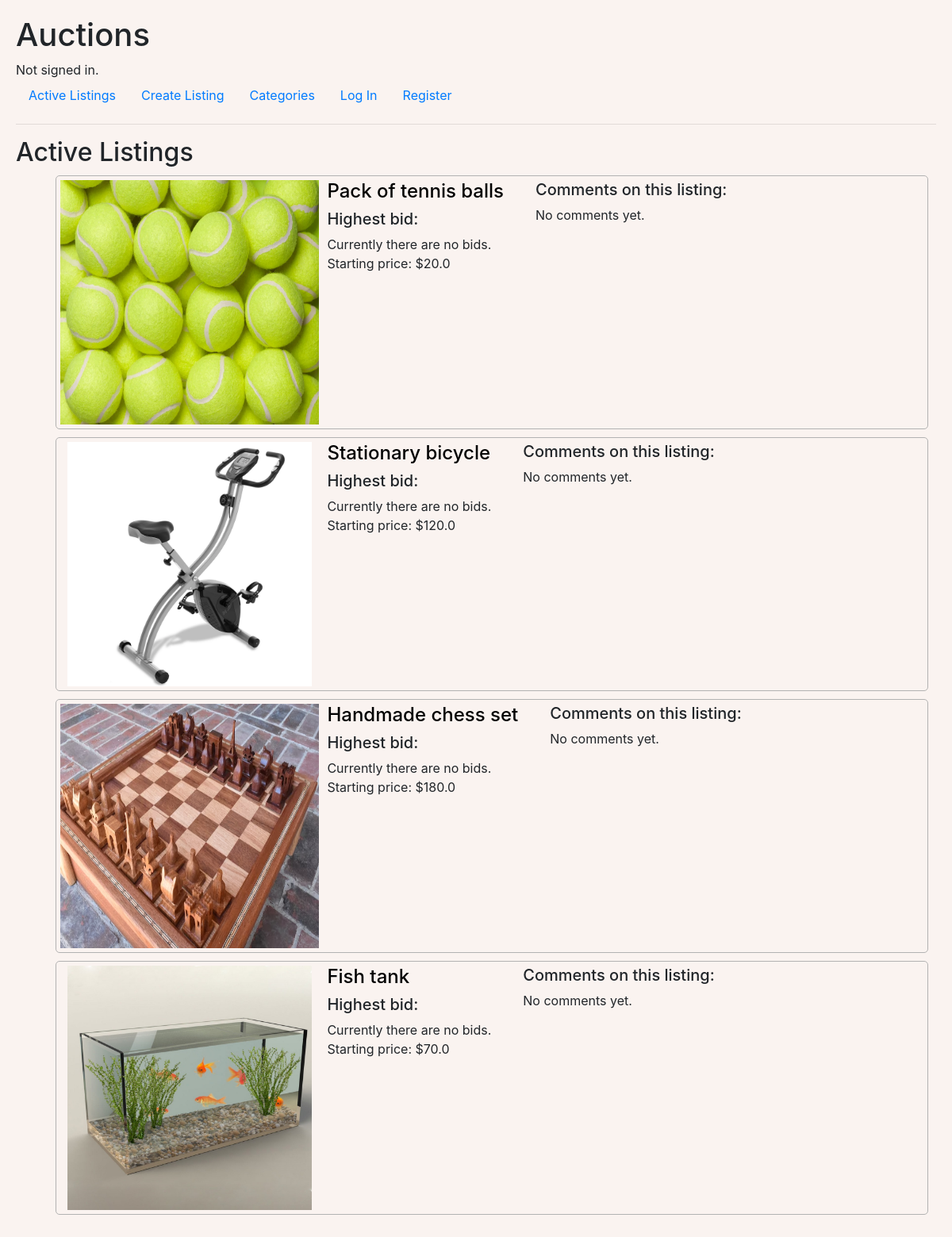
The app's page /, older data.
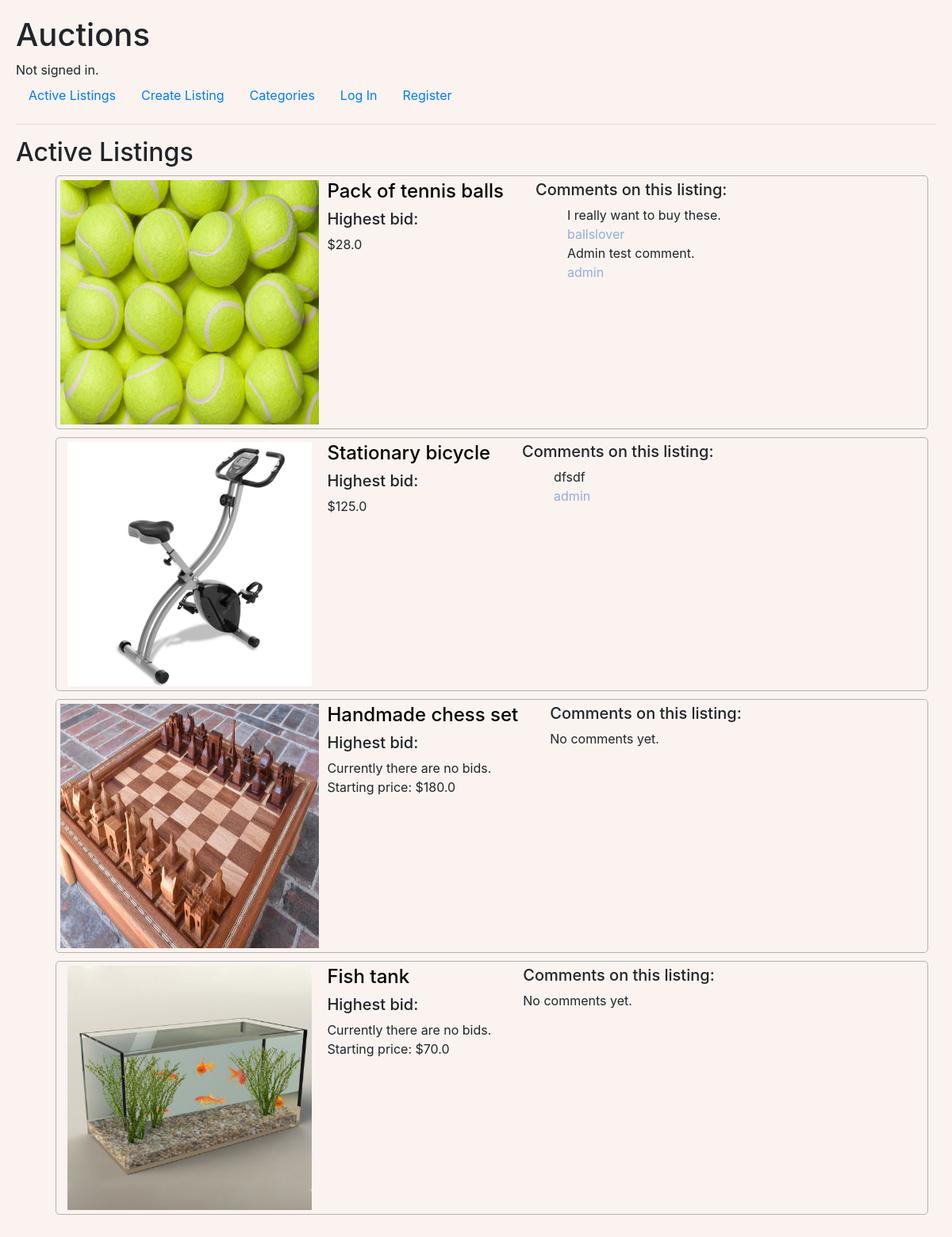
The same page, newer data.
### auctions/models.py (models this page shows, shortened)
class Listing(models.Model):
    active = models.BooleanField(default=True)
    bid_step = models.FloatField(default=0.1)
    category = models.ForeignKey(
        Category, on_delete=models.CASCADE, related_name="listings", blank=True, null=True)
    description = models.TextField(max_length=300)
    photo = models.ImageField(
        upload_to="listing-images", blank=True, null=True)
    price = models.FloatField()
    pub_date = models.DateTimeField("date published")
    title = models.CharField(max_length=20)
    user = models.ForeignKey(
        User, on_delete=models.CASCADE, related_name="listings")
    winner = models.ForeignKey(
        User, on_delete=models.CASCADE, related_name="won_listings", blank=True, null=True)

class Bid(models.Model):
    date = models.DateTimeField("date of bid")
    listing = models.ForeignKey(
        Listing, on_delete=models.CASCADE, related_name="bids", blank=True, null=True)
    user = models.ForeignKey(
        User, on_delete=models.CASCADE, related_name="bids")
    value = models.FloatField()
    def __str__(self):
        return f"${self.value}"

class Comment(models.Model):
    date = models.DateTimeField("date of comment")
    listing = models.ForeignKey(
        Listing, on_delete=models.CASCADE, related_name="comments", blank=True, null=True)
    text = models.CharField(max_length=120)
    user = models.ForeignKey(
        User, on_delete=models.CASCADE, related_name="comments")

class User(AbstractUser):
    pass

### auctions/views.py (the view, shortened to what this page needs)
# urls.py: path("", views.index, name="index"),
def index(request):
    return render(request, "auctions/index.html", {
        "listings": Listing.objects.filter(active=True).all()
    })

### auctions/templates/auctions/index.html
{% extends "auctions/layout.html" %}
{% load static %}
{% block body %}
<h2>Active Listings</h2>
<div id="main-container">
    <ul>
        {% for listing in listings %}
        <div id="listing-container">
            <div>
                <a href="{% url 'listing' listing_id=listing.id %}">
                    {% if listing.photo %}
                    <img src="{{ listing.photo.url }}" alt="{{ listing.title }}">
                    {% else %}
                    <img src="{% static 'images/image.png' %}" alt="{{ listing.title }}">
                    {% endif %}
                </a>
            </div>
            <li>
                <div id="listing-details">
                    <div>
                        <h4>
                            <a href="{% url 'listing' listing_id=listing.id %}">
                                {{ listing.title }}
                            </a>
                        </h4>
                        <h5>Highest bid:</h5>
                        {% if listing.bids.all.exists %}
                        {{ listing.bids.all|dictsortreversed:"value"|first }}
                        {% else %}
                        <div>Currently there are no bids.</div>
                        <div>
                            Starting price: ${{ listing.price }}
                        </div>
                        {% endif %}
                    </div>
                    <div>
                        <h5>Comments on this listing:</h5>
                        {% if listing.comments.all.exists %}
                        <ul>
                            {% for comment in listing.comments.all %}
                            <li>
                                <div>
                                    <div>
                                        {{ comment.text }}
                                    </div>
                                    <div>
                                        <a href="{% url 'user' comment.user.username %}">{{ comment.user }}</a>
                                    </div>
                                </div>
                            </li>
                            {% endfor %}
                        </ul>
                        {% else %}
                        <div>No comments yet.</div>
                        {% endif %}
                    </div>
                </div>
            </li>
        </div>
        {% endfor %}
    </ul>
</div>
{% endblock %}

### auctions/templates/auctions/layout.html (shortened to what this page needs)
{% load static %}
<!DOCTYPE html>
<html lang="en">
<head>
    <link rel="stylesheet" href="https://stackpath.bootstrapcdn.com/bootstrap/4.4.1/css/bootstrap.min.css"
>
    <link href="{% static 'auctions/styles.css' %}" rel="stylesheet">
</head>
<body>
    <h1>Auctions</h1>
    <div>
        {% if user.is_authenticated %}
        Signed in as <strong>{{ user.username }}</strong>.
        {% else %}
        Not signed in.
        {% endif %}
    </div>
    <ul class="nav">
        <li class="nav-item">
            <a class="nav-link" href="{% url 'index' %}">Active Listings</a>
        </li>
        <li class="nav-item">
            <a class="nav-link" href="{% url 'new-listing' %}">Create Listing</a>
        </li>
        <li class="nav-item">
            <a class="nav-link" href="{% url 'categories' %}">Categories</a>
        </li>
        {% if user.is_authenticated %}
        <li class="nav-item">
            <a class="nav-link" href="{% url 'watchlist' %}">Watchlist</a>
        </li>
        <li class="nav-item">
            <a class="nav-link" href="{% url 'user' user.username %}">My profile</a>
        </li>
        <li class="nav-item">
            <a class="nav-link" href="{% url 'logout' %}">Log Out</a>
        </li>
        {% else %}
        <li class="nav-item">
            <a class="nav-link" href="{% url 'login' %}">Log In</a>
        </li>
        <li class="nav-item">
            <a class="nav-link" href="{% url 'register' %}">Register</a>
        </li>
        {% endif %}
    </ul>
    <hr>
    {% block body %}
    {% endblock %}
</body>
</html>

### auctions/static/auctions/styles.css (style rules this page uses)
body { padding: 20px; background-color: #FAF3F0; }
#listing-container { border: 1px solid #B2B2B2; border-radius: 5px; display: flex; height: 40vh; margin: 10px; padding: 5px; }
#listing-container>div { display: flex; justify-content: center; margin-right: 10px; width: 30%; }
#listing-container li { list-style: none; }
#listing-container a { display: inherit; }
#listing-container img { width: 100%; }
#listing-details { display: flex; }
#listing-details a { color: black; }
#listing-details ul a { color: #94ADD7; }
#listing-details>div { margin-right: 40px; }

Row changes from the older to the newer data that the page shows:
shown differently, row unchanged: Listing "Pack of tennis balls": bids.all|dictsortreversed (not shown) → "$28.0"; price "20.0" → (not shown)
added Comment: text "I really want to buy these.", user "ballslover", shown under Listing "Pack of tennis balls"
added Comment: text "Admin test comment.", user "admin", shown under Listing "Pack of tennis balls"
shown differently, row unchanged: Listing "Stationary bicycle": bids.all|dictsortreversed (not shown) → "$125.0"; price "120.0" → (not shown)
added Comment: text "dfsdf", user "admin", shown under Listing "Stationary bicycle"
